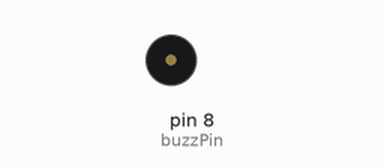
The sketch below on a simulated Arduino Uno, built with avr-gcc and run on an emulated ATmega328P. Parts: buzzer (waves = sounding).

Above: at 0.6 s.
Timing chart, 0 to 3.0 s (numbered marks = the images above):
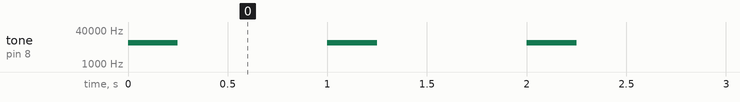

Measured:
- by itself, tone on pin 8 (buzzPin): alternates 10000 Hz for 0.25 s and silent for 0.75 s

The sketch:

piezo.ino
```cpp
int buzzPin = 8; //piezo's connection
int toneDelay = 250; //delay in Microseconds

void setup(){
  pinMode(buzzPin, OUTPUT);
}

void loop(){

  tone(buzzPin, 10000, toneDelay);

  delay(1000);
}
```
